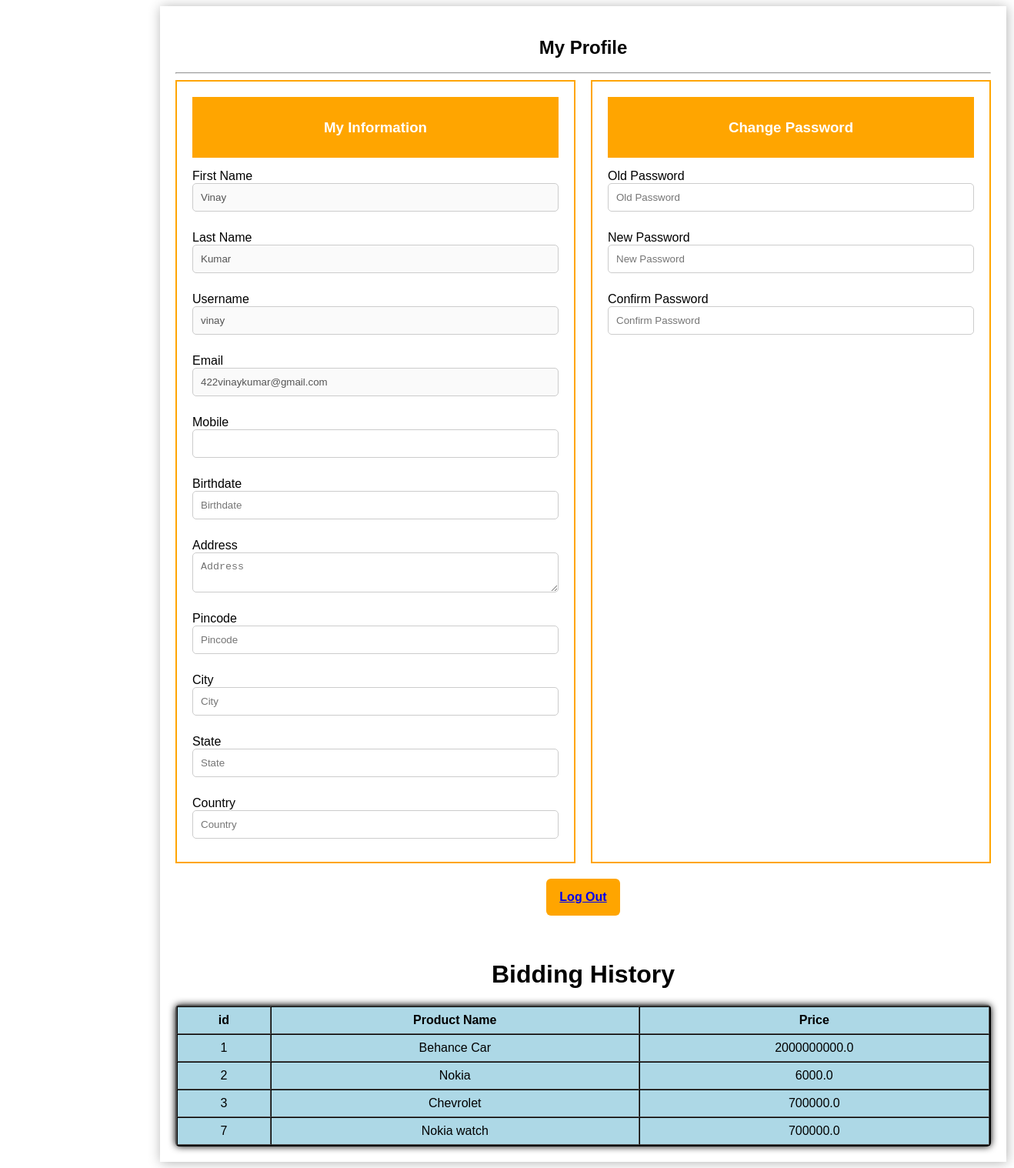
The app's page /profile (signed in) with its own data.
### app.py (models this page shows, shortened)
class User(db.Model):
    id=db.Column(db.Integer,primary_key=True)
    firstname=db.Column(db.String(20),nullable=False)
    lastname=db.Column(db.String(15),nullable=False)
    username=db.Column(db.String(20),nullable=False)
    password=db.Column(db.String(20),nullable=False)
    email=db.Column(db.String(50),unique=True,nullable=False)
    phone=db.Column(db.String,nullable=True)

class Product(db.Model):
    id = db.Column(db.Integer, primary_key=True)
    product_name = db.Column(db.String(100), nullable=False)
    price = db.Column(db.Float,nullable=False)
    estimated_price = db.Column(db.Float, nullable=False)
    start_from = db.Column(db.Date, nullable=False)
    ends_on = db.Column(db.Date, nullable=False)
    file_path = db.Column(db.String(100),nullable=False)
    description = db.Column(db.Text, nullable=False)
    upload_email = db.Column(db.String, nullable = True)
    bidder_email = db.Column(db.String, nullable = True)

### app.py (the view)
@app.route('/profile')
def profile():
    user = User.query.get(session['user_id'])
    email = user.email
    items = Product.query.filter_by(bidder_email=user.email).all()
    return render_template('profile.html' ,user = user, items=items)

### templates/profile.html (shortened to what this page needs)
<!DOCTYPE html>
<html lang="en">
<head>
</head>
<body>
    <div class="container">
        <h2>My Profile</h2>
        <hr>
        <div class="grid-container">
            <div class="section my_information">
                <div class="count1">
                    <h3>My Information</h3>
                </div>
                <label for="firstname">First Name
                    <input type="text" name="firstname" id="firstname" value={{user.firstname}} disabled>
                </label>
                <label for="lastname">Last Name
                    <input type="text" name="lastname" id="lastname"  value={{user.lastname}} disabled >
                </label>
                <label for="user_name">Username
                    <input type="text" name="user_name" id="user_name" value={{user.username}} disabled>
                </label>
                <label for="email">Email
                    <input type="email" name="email" id="email" value={{user.email}} disabled>
                </label>
                <label for="mobile">Mobile
                    <input type="text" name="mobile" id="mobile" maxlength="10">
                </label>
                <label for="DOB">Birthdate
                    <input type="text" name="DOB" id="DOB" placeholder="Birthdate">
                </label>
                <label for="address">Address
                    <textarea name="address" id="address" placeholder="Address"></textarea>
                </label>
                <label for="pincode">Pincode
                    <input type="number" name="pincode" id="pincode" min="110000" max="999999" placeholder="Pincode">
                </label>
                <label for="city">City
                    <input type="text" name="city" id="city" placeholder="City">
                </label>
                <label for="state">State
                    <input type="text" name="state" id="state" placeholder="State">
                </label>
                <label for="country">Country
                    <input type="text" name="country" id="country" placeholder="Country">
                </label>
            </div>
            <div class="section change_password">
                <div class="count1">
                    <h3>Change Password</h3>
                </div>
                <label for="old_password">Old Password
                    <input type="password" id="old_password" placeholder="Old Password">
                </label>
                <label for="new_password">New Password
                    <input type="password" id="new_password" placeholder="New Password">
                </label>
                <label for="confirm_password">Confirm Password
                    <input type="password" id="confirm_password" placeholder="Confirm Password">
                </label>
            </div>
        </div>
        <div class="logout">
            <button> <a href="/logout">Log Out</a></button>
        </div>
        <br>
        <br>
        <h1> Bidding History</h1>
        <table align="center" border="2px solid" cellpadding="8" cellspacing="0"
        style="width:100%; color:black;font-family: Arial, Helvetica, sans-serif;border-radius: 5px;border-color:black;box-shadow: 0 0 10px black;background-color: lightblue;">
            <tr>
            <th>id</th>
            <th>Product Name</th>
            <th>Price</th>
        </tr>
        {% for data in items %}
        <tr>
            <td>{{data.id}}</td>
            <td>{{data.product_name}}</td>
            <td>{{data. estimated_price}}</td>
        </tr>
        {% endfor %}
        </table>
    </div>
</body>
</html>

### templates/profile.html (style rules this page uses)
* { box-sizing: border-box; }
body { font-family: Arial, sans-serif; }
.container { display: flex; flex-direction: column; align-items: center; padding: 20px; margin-left: 200px; box-shadow: 1px 1px 15px rgba(0, 0, 0, 0.3); width: 1100px; }
h2 { margin-bottom: 10px; }
hr { width: 100%; }
.grid-container { display: grid; grid-template-columns: 1fr 1fr; gap: 20px; width: 100%; }
.section { border: 2px solid orange; padding: 20px; display: flex; flex-direction: column; gap: 15px; }
.count1 { background-color: orange; text-align: center; padding: 10px; color: white; font-weight: bold; }
.section input, .section textarea { width: 100%; padding: 10px; border: 1px solid #ccc; border-radius: 5px; }
.my_information label, .change_password label { display: flex; flex-direction: column; margin-bottom: 10px; }
.change_password input { width: 100%; }
.logout { margin-top: 20px; text-align: center; }
button { height: 3rem; width: 6rem; border: none; border-radius: 6px; background-color: orange; font-size: 12pt; font-weight: bold; cursor: pointer; }
th, td { text-align:center; }

### records on screen
User: firstname "Vinay", lastname "Kumar", user_name "vinay", email "422vinaykumar@gmail.com"
Product: id "1", product_name "Behance Car", estimated_price "2000000000.0"
Product: id "2", product_name "Nokia", estimated_price "6000.0"
Product: id "3", product_name "Chevrolet", estimated_price "700000.0"
Product: id "7", product_name "Nokia watch", estimated_price "700000.0"
